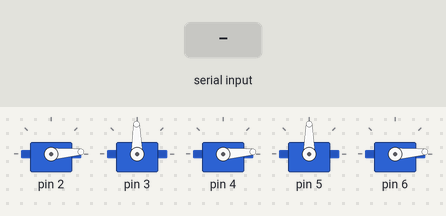
The sketch below on a simulated Arduino Uno, built with avr-gcc and run on an emulated ATmega328P. Parts: 5 × servo. Inputs (shaded band) come from the test bench.

Above: at 1.2 s.
1.3 s: "1\n" received over Serial
At 2.1 s:
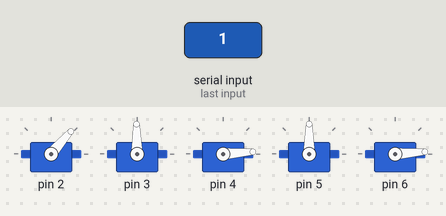
3.8 s: "0\n" received over Serial
At 5.4 s:
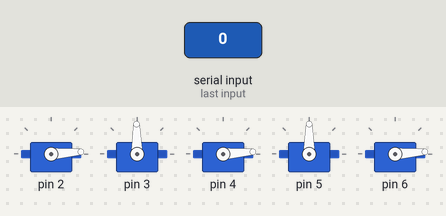
Timing chart, 0 to 6.9 s (numbered marks = the images above; inputs shaded):
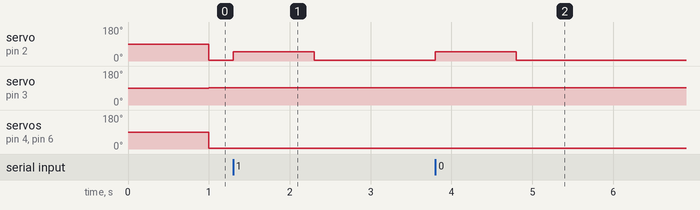

The sketch:

arduino-handler.ino
```cpp
#include <Servo.h>

#define NUM_SERVOS 6

Servo servos[NUM_SERVOS];  // create servo object to control a servo

void setup() {
  for(int i = 0; i < 5; i++) {
    servos[i].attach(i+2);
    servos[i].write(90);
  }
  Serial.begin(115200);
}

void loop() {
  byte degrees[NUM_SERVOS];
  Serial.readBytesUntil('\n', degrees, NUM_SERVOS);
  for(int i = 0; i < NUM_SERVOS; i++)
    servos[i].write(degrees[i]);


}
```

Measured:
- after the input at 1.3 s, servo on pin 2: 4° → 49° at once, → 4° 1.0 s later
- after the input at 3.8 s, servo on pin 2: 4° → 48° at once, → 4° 1.0 s later
